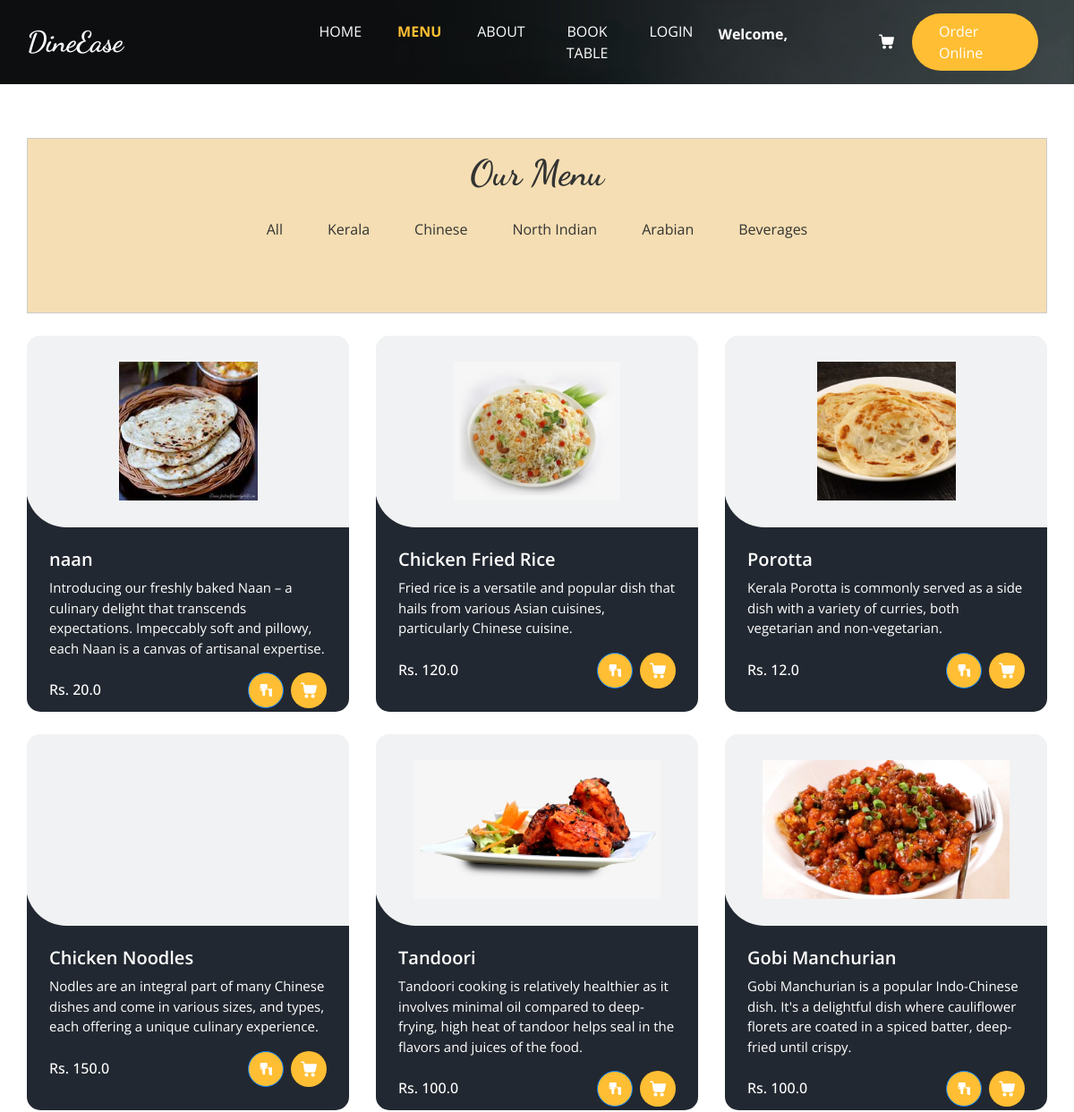
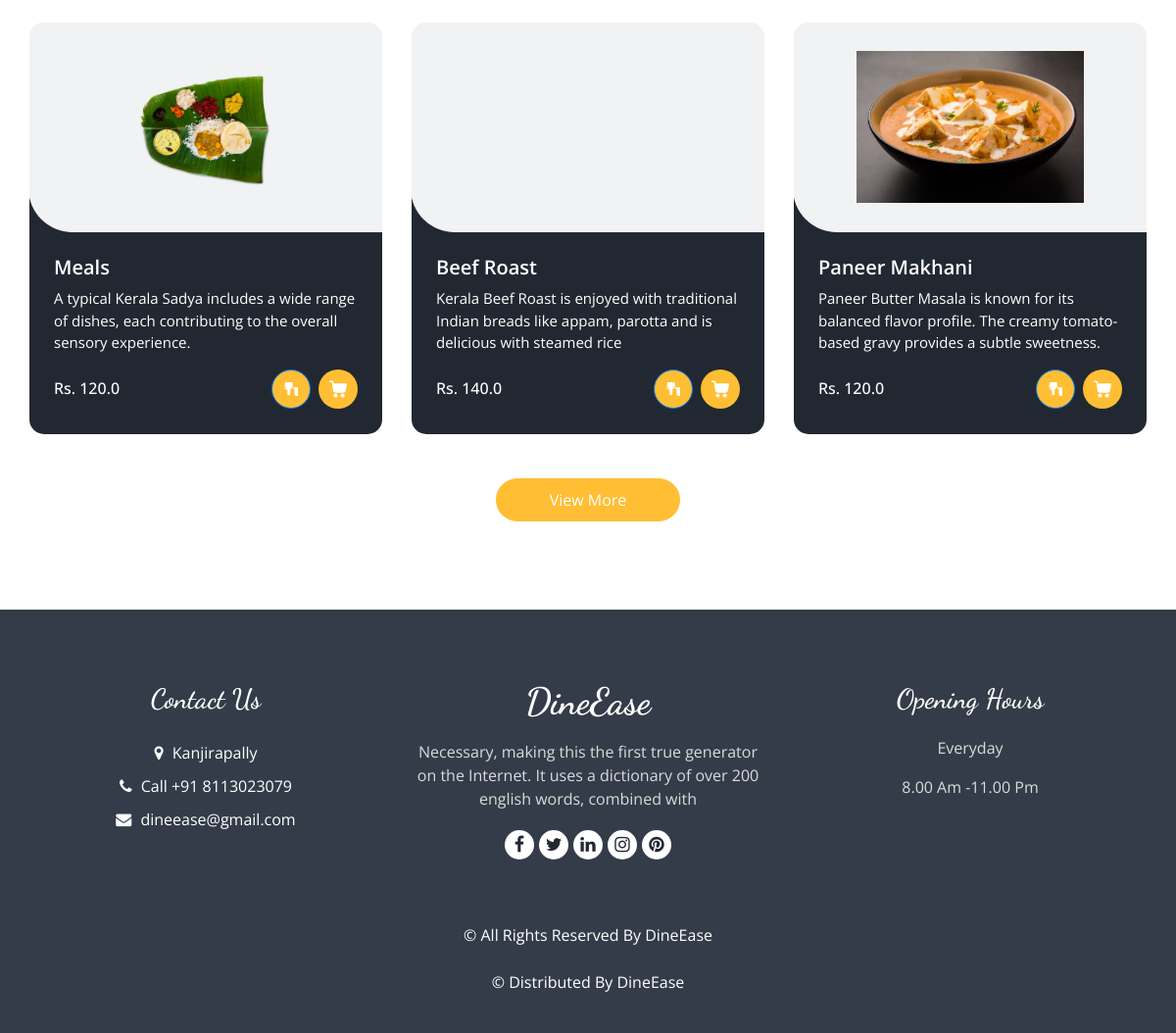
The app's page /menu/ with its own data (2 pictures, top to bottom).
### home/models.py (models this page shows, shortened)
class menus(models.Model):
    CATEGORY_CHOICES = (
        ('Kerala', 'Kerala'),
        ('Chineese', 'Chineese'),
        ('North Indian', 'North Indian'),
        ('Arabian', 'Arabian'),
        ('Deserts', 'Deserts'),
        ('Beverages', 'Beverages'),
    )
    SUBMENU_CHOICES = (
        ('Breads', 'Breads'),
        ('Curries', 'Curries'),
        ('Rice Dishes','Rice Dishes'),
        ('Seafoods','Seafoods'),
        ('Deserts','Deserts'),
        ('Appetizers','Appetizers'),
        ('Main Course','Main Course'),
        ('Tandoori delights','Tandoori delights'),
        ('Chaats','Chaats'),
        ('Rolls & Grills','Rolls & Grills'),
        ('Hot Beverage','Hot Beverage'),
        ('Cold Beverage','Cold Beverage'),
    )
    SUB_SUBMENU_CHOICES = (
        ('Vegetarian', 'Vegetarian'),
        ('Non-Vegetarian', 'Non-Vegetarian'),
    )
    name = models.CharField(max_length=100)
    category = models.CharField(max_length=50, choices=CATEGORY_CHOICES, default='')
    submenu = models.CharField(max_length=50, choices=SUBMENU_CHOICES, default='', blank=True)
    sub_submenu = models.CharField(max_length=50, choices=SUB_SUBMENU_CHOICES, default='', blank=True)
    desc = models.CharField(max_length=300)
    price = models.FloatField()
    img = models.ImageField(upload_to='menus/', blank=True, null=True)
    active = models.BooleanField(default=True)

### home/views.py (the view)
# urls.py: path('menu/',menu,name='menu'),
def menu(request):
    all_menu_items = menus.objects.all()
    menu_items = all_menu_items[:9]
    return render(request, 'menu.html', {'menu_items': menu_items})

### templates/menu.html (shortened to what this page needs)
{% load static %}
<!DOCTYPE html>
<html>
<head>
  <link rel="stylesheet" type="text/css" href="{% static 'css/bootstrap.css' %}" />
  <link rel="stylesheet" type="text/css" href="https://cdnjs.cloudflare.com/ajax/libs/OwlCarousel2/2.3.4/assets/owl.carousel.min.css" />
  <link rel="stylesheet" href="https://cdnjs.cloudflare.com/ajax/libs/jquery-nice-select/1.1.0/css/nice-select.min.css" />
  <link href="{% static 'css/font-awesome.min.css' %}" rel="stylesheet" />
  <link href="{% static 'css/style.css' %}" rel="stylesheet" />
  <link href="{% static 'css/responsive.css' %}" rel="stylesheet" />
</head>
<body class="sub_page">
  <div class="hero_area">
    <div class="bg-box">
      <img src="{% static 'images/hero-bg.jpg' %}" alt="">
    </div>
    <header class="header_section">
      <div class="container">
        <nav class="navbar navbar-expand-lg custom_nav-container ">
          <a class="navbar-brand" href="{% url '' %}">
            <span>
              DineEase
            </span>
          </a>
          <div class="collapse navbar-collapse" id="navbarSupportedContent">
            <ul class="navbar-nav  mx-auto ">
              <li class="nav-item">
                <a class="nav-link" href="{% url '' %}">Home </a>
              </li>
              <li class="nav-item active">
                <a class="nav-link" href="{% url 'menu' %}">Menu <span class="sr-only">(current)</span> </a>
              </li>
              <li class="nav-item">
                <a class="nav-link" href="{% url 'about' %}">About</a>
              </li>
              <li class="nav-item">
                <a class="nav-link" href="{% url 'add_reservation' %}">Book Table</a>
              </li>
              <li class="nav-item">
                {% if user.is_authenticated %}
                  <a class="nav-link" href="{% url 'loggout' %}">Logout</a>
                {% else %}
                  <a class="nav-link" href="{% url 'login' %}">Login</a>
                {% endif %}
              </li>
              <a href="#" class="nav-item nav-link" style="color: white; font-weight: bold;">Welcome, {{user.name}}
            </ul>
            <div class="user_option">
              <a class="cart_link" href="#">
              </a>
              <a href="" class="order_online">
                Order Online
              </a>
            </div>
          </div>
        </nav>
      </div>
    </header>
  </div>
  <section class="food_section layout_padding">
    <div class="container">
      <div class="centered-div">
      <div class="heading_container heading_center" style="margin-top: -40px;"><br>
        <h2>
          Our Menu
        </h2>
      </div>
      <ul class="filters_menu" style="margin-top: 20px; background-color:wheat ">
        <li class="" data-filter="*">All</li>
        <li class="has-submenu">Kerala
        </li>
        <li class="has-submenu">Chinese
        </li>
        <li class="has-submenu">North Indian
        </li>
        <li class="has-submenu">Arabian
        </li>
        <li class="has-submenu">Beverages
        </li>
      </ul><br>
    </div>
    <div class="filters-content">
      <div class="row grid">
  {% for menu_item in menu_items %}
  {% if menu_item.active %}
  <div class="col-sm-6 col-lg-4 all {{ menu_item.category }}">
      <div class="box" style="height: 420px;">
      <div>
          <div class="img-box" >
              <img src="{{ menu_item.img.url }}" alt="" >
          </div>
          <div class="detail-box">
              <h5>
                  {{ menu_item.name }}
              </h5>
              <p>
              {{ menu_item.desc }}
              </p>
              <div class="options">
                  <h6>
                  Rs. {{ menu_item.price }}
                  </h6>
                  <div class="button-container">
                    <a href="{% url 'booking_confirm' %}" class="btn btn-primary add-to-table-button">
                  </a>
                   <a href="{% url 'cart' %}" class="cart-link"
                      data-item-name="{{ menu_item.name }}"
                      data-item-price="{{ menu_item.price }}"
                      data-item-description="{{ menu_item.desc }}">
                  </a>
                </div>
              </div>
          </div>
        </div>
      </div>
  </div>
  {% endif%}
  {% endfor %}
        </div>
      </div>
      <div class="btn-box">
        <a href="{% url 'menumore' %}">
          View More
        </a>
      </div>
    </div>
  </section>
  <footer class="footer_section">
    <div class="container">
      <div class="row">
        <div class="col-md-4 footer-col">
          <div class="footer_contact">
            <h4>
              Contact Us
            </h4>
            <div class="contact_link_box">
              <a href="">
                <i class="fa fa-map-marker" aria-hidden="true"></i>
                <span>
                  Kanjirapally
                </span>
              </a>
              <a href="">
                <i class="fa fa-phone" aria-hidden="true"></i>
                <span>
                  Call +91 8113023079
                </span>
              </a>
              <a href="">
                <i class="fa fa-envelope" aria-hidden="true"></i>
                <span>
                  dineease@gmail.com
                </span>
              </a>
            </div>
          </div>
        </div>
        <div class="col-md-4 footer-col">
          <div class="footer_detail">
            <a href="" class="footer-logo">
              DineEase
            </a>
            <p>
              Necessary, making this the first true generator on the Internet. It uses a dictionary of over 200 english words, combined with
            </p>
            <div class="footer_social">
              <a href="">
                <i class="fa fa-facebook" aria-hidden="true"></i>
              </a>
              <a href="">
                <i class="fa fa-twitter" aria-hidden="true"></i>
              </a>
              <a href="">
                <i class="fa fa-linkedin" aria-hidden="true"></i>
              </a>
              <a href="">
                <i class="fa fa-instagram" aria-hidden="true"></i>
              </a>
              <a href="">
                <i class="fa fa-pinterest" aria-hidden="true"></i>
              </a>
            </div>
          </div>
        </div>
        <div class="col-md-4 footer-col">
          <h4>
            Opening Hours
          </h4>
          <p>
            Everyday
          </p>
          <p>
            8.00 Am -11.00 Pm
          </p>
        </div>
      </div>
      <div class="footer-info">
        <p>
          &copy;  All Rights Reserved By
          <a href="https://html.design/">DineEase</a><br><br>
          &copy;  Distributed By
          <a href="https://themewagon.com/" target="_blank">DineEase</a>
        </p>
      </div>
    </div>
  </footer>
</body>
</html>

### static/css/responsive.css (style rules this page uses)
@media (min-width: 1200px) { .container { max-width: 1170px; } }

### templates/menu.html (style rules this page uses)
.active { font-weight: bold; }
.centered-div { width: 100%; margin: 0 20% 0 0; background-color: wheat; padding: 30px; border: 1px solid #ccc; text-align: center; color: #333; margin-top: -30px; }
.box { height: 420px; }
.button-container { display: flex; align-items: center; justify-content: space-between; }
.add-to-table-button { margin-left: 5px; }

### records on screen
menus: img (picture), name "naan", desc "Introducing our freshly baked Naan – a culinary delight that transcends expectations. Impeccably soft and pillowy, each Naan is a canvas of artisanal expertise.", price "20.0"
menus: img (picture), name "Chicken Fried Rice", desc "Fried rice is a versatile and popular dish that hails from various Asian cuisines, particularly Chinese cuisine.", price "120.0"
menus: img (picture), name "Porotta", desc "Kerala Porotta is commonly served as a side dish with a variety of curries, both vegetarian and non-vegetarian.", price "12.0"
menus: name "Chicken Noodles", desc "Nodles are an integral part of many Chinese dishes and come in various sizes, and types, each offering a unique culinary experience.", price "150.0"
menus: img (picture), name "Tandoori", desc "Tandoori cooking is relatively healthier as it involves minimal oil compared to deep-frying, high heat of tandoor helps seal in the flavors and juices of the food.", price "100.0"
menus: img (picture), name "Gobi Manchurian", desc "Gobi Manchurian is a popular Indo-Chinese dish. It's a delightful dish where cauliflower florets are coated in a spiced batter, deep-fried until crispy.", price "100.0"
menus: img (picture), name "Meals", desc "A typical Kerala Sadya includes a wide range of dishes, each contributing to the overall sensory experience.", price "120.0"
menus: name "Beef Roast", desc "Kerala Beef Roast is enjoyed with traditional Indian breads like appam, parotta and is delicious with steamed rice", price "140.0"
menus: img (picture), name "Paneer Makhani", desc "Paneer Butter Masala is known for its balanced flavor profile. The creamy tomato-based gravy provides a subtle sweetness.", price "120.0"
